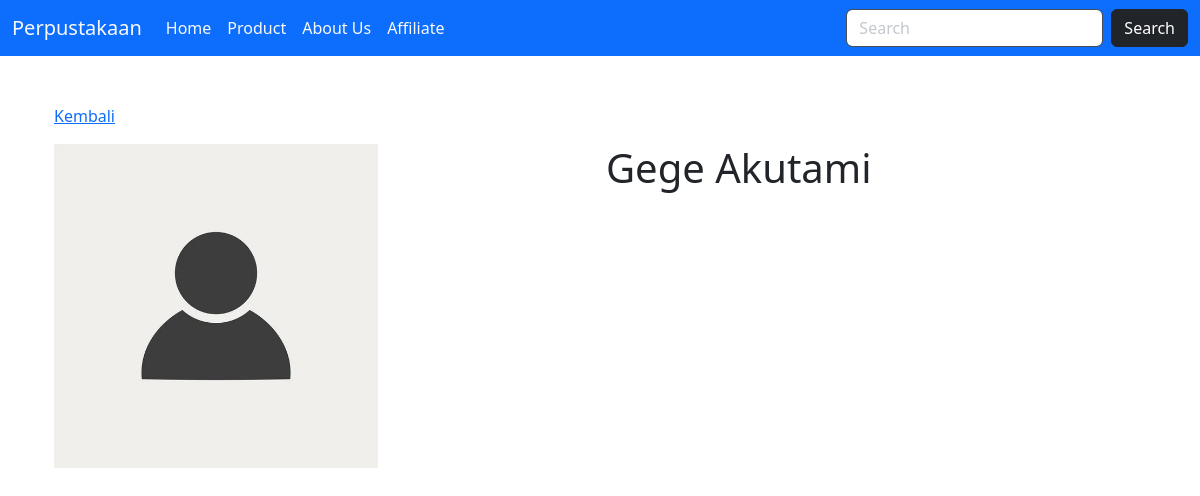
Page /penulis/5/gege-akutami on the earlier database version.
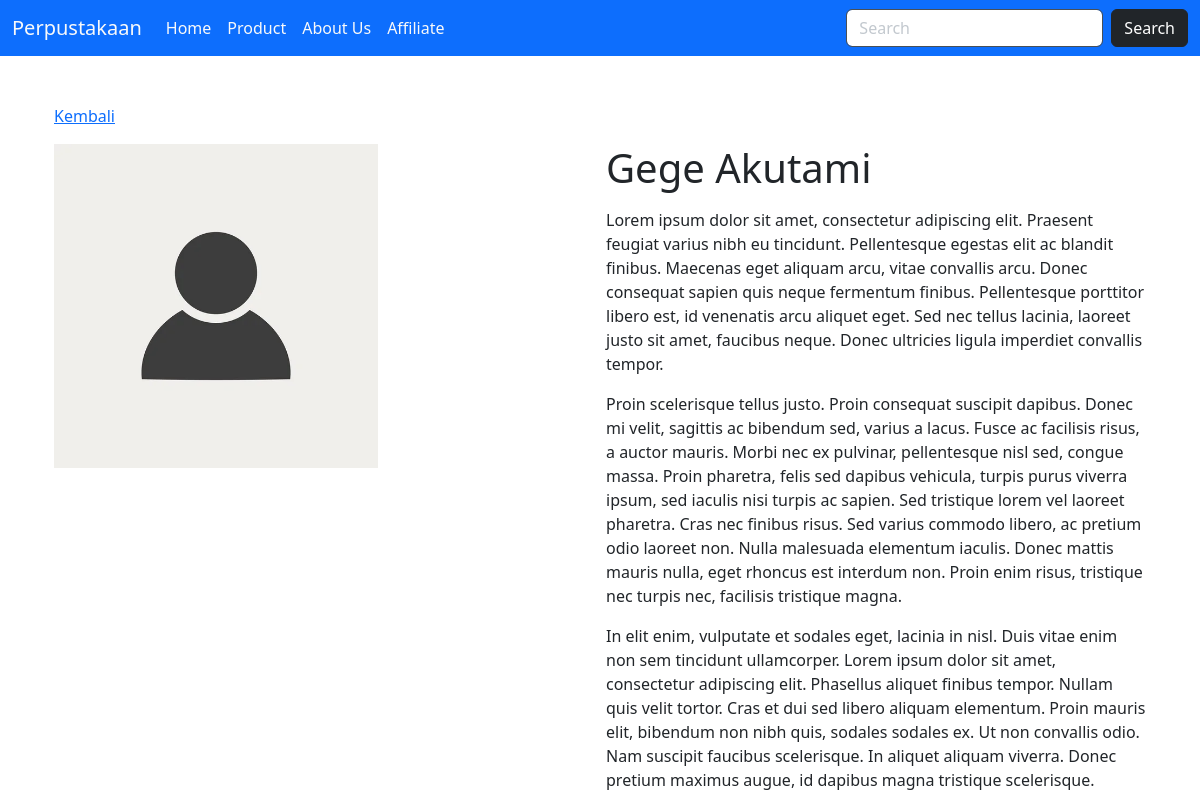
Same page on the later database version.
### produk/models.py (models this page shows, shortened)
class Abstract_Product(models.Model):
    created = models.DateTimeField(auto_now_add=True)
    updated = models.DateTimeField(auto_now=True)
    slug = models.SlugField(max_length=255, editable=False)
    class Meta:
        abstract = True

class Penulis_Buku(Abstract_Product):
    nama_penulis = models.CharField(max_length=100)
    nama = models.CharField(max_length=100, blank=True)
    tentang_penulis = models.TextField(blank=True)
    class Meta:
        ordering = ['nama_penulis']

### perpustakaan/views.py (the view)
# urls.py: path('penulis/<int:id>/<str:inputSlug>', views.detail_penulis, name='writer_detail'),
def detail_penulis(request, id, inputSlug):
    penulis_buku = data_penulis.objects.get(id=id, slug=inputSlug)
    context = {
        'website': 'Perpustakaan'
    }
    try:
        context['data_penulis'] = penulis_buku
        context['halaman'] = penulis_buku.nama_penulis
        return render(request, 'detail.html', context)
    except:
        return HttpResponse("Disini halaman detail penulis buku ")

### templates/detail.html
{% extends "base.html" %}
{% load static %}
{% block contents %}
<div class="container">
    <p><a href="{% url 'produk:index' %}">Kembali</a></p>
    <div class="row">
        <div class="col">
            <img src="{% static 'icon/profile-icon.jpg' %}" style="width: 60%;">
        </div>
        <div class="col" style="padding-left: 0; padding-right: auto;">
            <h1>{{data_penulis.nama}}</h1>
            <p class="text-align-justify">{{data_penulis.tentang_penulis | linebreaks}}</p>
        </div>
    </div>
</div>
{% endblock contents %}

Differences in the rows shown:
changed Penulis_Buku "Gege Akutami": tentang_penulis (not shown) → "Lorem ipsum dolor sit amet, consectetur adipiscing elit. Praesent feugiat varius nibh eu tincidunt. Pellentesque egestas elit ac blandit finibus. Maecenas eget aliquam arcu, vitae convallis arcu. Donec consequat sapien quis neque fermentum finibus. Pellentesque porttitor libero est, id venenatis arcu aliquet eget. Sed nec tellus lacinia, laoreet justo sit amet, faucibus neque. Donec ultricies ligula imperdiet convallis tempor. Proin scelerisque tellus justo. Proin consequat suscipit dapibus. Donec mi velit, sagittis ac bibendum sed, varius a lacus. Fusce ac facilisis risus, a auctor mauris. Morbi nec ex pulvinar, pellentesque nisl sed, congue massa. Proin pharetra, felis sed dapibus…"
